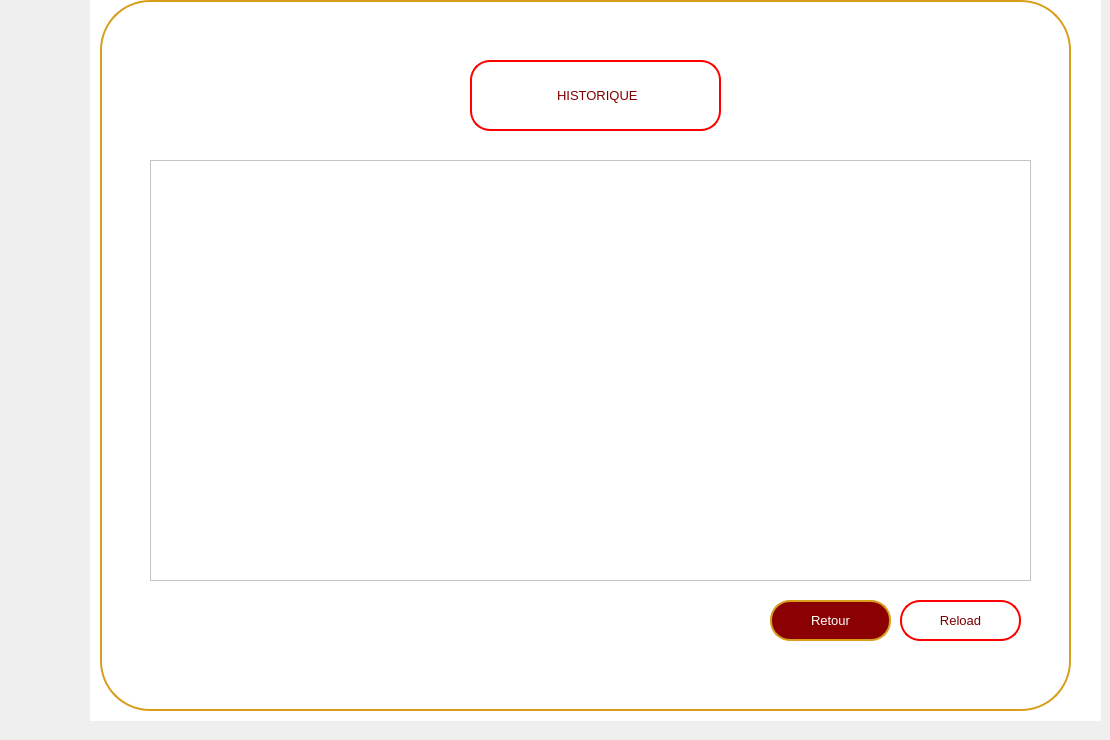
    <widget class="QWidget" name="page">
     <widget class="QWidget" name="widget_28" native="true">
      <property name="geometry">
       <rect>
        <x>90</x>
        <y>-10</y>
        <width>1011</width>
        <height>731</height>
       </rect>
      </property>
      <property name="font">
       <font>
        <pointsize>10</pointsize>
       </font>
      </property>
      <property name="styleSheet">
       <string notr="true">background-color: rgb(255, 255, 255);</string>
      </property>
      <widget class="QPushButton" name="pushButton_79">
       <property name="geometry">
        <rect>
         <x>10</x>
         <y>10</y>
         <width>971</width>
         <height>711</height>
        </rect>
       </property>
       <property name="styleSheet">
        <string notr="true">QPushButton {
    background-color: white;
    color: darkred;
    border: 2px solid rgb(215, 157, 27);
    border-radius: 50px;
    padding: 10px; 
}
</string>
       </property>
       <property name="text">
        <string/>
       </property>
      </widget>
      <widget class="QPushButton" name="pushButton_80">
       <property name="geometry">
        <rect>
         <x>380</x>
         <y>70</y>
         <width>251</width>
         <height>71</height>
        </rect>
       </property>
       <property name="font">
        <font>
         <family>MS Shell Dlg 2</family>
         <pointsize>10</pointsize>
         <weight>50</weight>
         <italic>false</italic>
         <bold>false</bold>
        </font>
       </property>
       <property name="styleSheet">
        <string notr="true">QPushButton {
    background-color: white;
    color: rgb(125, 0, 0);
    border: 2px solid rgb(255, 0, 0); 
    border-radius: 20px; 
    padding: 10px; 
    transition: background-color 0.3s, color 0.3s; 
}
QPushButton:hover {
    background-color: rgb(215, 157, 27);
    color: white;
    border: 4px solid rgb(215, 157, 27); 
    outline: none; 
}</string>
       </property>
       <property name="text">
        <string> HISTORIQUE</string>
       </property>
       <property name="icon">
        <iconset resource="src.qrc">
         <normaloff>:/src/statsfinale.png</normaloff>:/src/statsfinale.png</iconset>
       </property>
       <property name="iconSize">
        <size>
         <width>100</width>
         <height>50</height>
        </size>
       </property>
      </widget>
      <widget class="QPushButton" name="retoursalles2_7">
       <property name="geometry">
        <rect>
         <x>680</x>
         <y>610</y>
         <width>121</width>
         <height>41</height>
        </rect>
       </property>
       <property name="styleSheet">
        <string notr="true">QPushButton {
    background-color: darkred;
    color: white;
    border: 2px solid rgb(215, 157, 27);
    border-radius: 20px; 
    padding: 10px; 
}

QPushButton:hover {
    background-color: rgb(215, 157, 27); 
}

QLineEdit {
    border: 2px solid darkred;
    border-radius: 15px; 
    padding: 5px; 
    color: white;
}

QLineEdit:focus {
    border: 2px solid darkred;
    border-radius: 15px; 
    padding: 5px; 
    color: white;
}
</string>
       </property>
       <property name="text">
        <string>Retour</string>
       </property>
      </widget>
      <widget class="QTableView" name="tableView_3">
       <property name="geometry">
        <rect>
         <x>60</x>
         <y>170</y>
         <width>881</width>
         <height>421</height>
        </rect>
       </property>
      </widget>
      <widget class="QPushButton" name="AjoutSalles_3">
       <property name="geometry">
        <rect>
         <x>810</x>
         <y>610</y>
         <width>121</width>
         <height>41</height>
        </rect>
       </property>
       <property name="font">
        <font>
         <family>MS Shell Dlg 2</family>
         <pointsize>10</pointsize>
         <weight>50</weight>
         <italic>false</italic>
         <bold>false</bold>
        </font>
       </property>
       <property name="styleSheet">
        <string notr="true">QPushButton {
    background-color: white;
    color: rgb(125, 0, 0);
    border: 2px solid rgb(255, 0, 0); 
    border-radius: 20px; 
    padding: 10px; 
    transition: background-color 0.3s, color 0.3s; 
}
QPushButton:hover {
    background-color: rgb(215, 157, 27);
    color: white;
    border: 4px solid rgb(215, 157, 27); 
    outline: none; 
}</string>
       </property>
       <property name="text">
        <string>Reload</string>
       </property>
       <property name="icon">
        <iconset>
         <normaloff>../../780575.png</normaloff>../../780575.png</iconset>
       </property>
       <property name="iconSize">
        <size>
         <width>100</width>
         <height>50</height>
        </size>
       </property>
      </widget>
     </widget>
    </widget>
